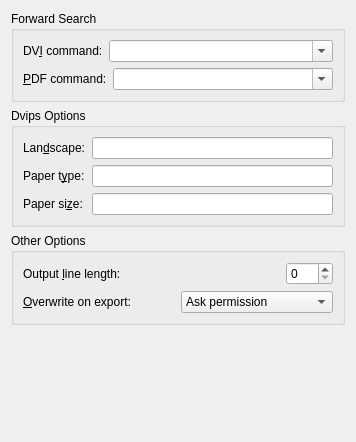
<?xml version="1.0" encoding="UTF-8"?>
<ui version="4.0">
 <class>PrefOutputUi</class>
 <widget class="QWidget" name="PrefOutputUi">
  <property name="geometry">
   <rect>
    <x>0</x>
    <y>0</y>
    <width>356</width>
    <height>442</height>
   </rect>
  </property>
  <property name="windowTitle">
   <string/>
  </property>
  <layout class="QVBoxLayout" name="verticalLayout_3">
   <item>
    <widget class="QGroupBox" name="groupBox">
     <property name="title">
      <string>Forward Search</string>
     </property>
     <property name="flat">
      <bool>true</bool>
     </property>
     <property name="checkable">
      <bool>false</bool>
     </property>
     <layout class="QVBoxLayout" name="verticalLayout">
      <item>
       <layout class="QHBoxLayout" name="horizontalLayout_3">
        <item>
         <widget class="QLabel" name="label">
          <property name="sizePolicy">
           <sizepolicy hsizetype="Preferred" vsizetype="Preferred">
            <horstretch>0</horstretch>
            <verstretch>0</verstretch>
           </sizepolicy>
          </property>
          <property name="text">
           <string>DV&amp;I command:</string>
          </property>
          <property name="buddy">
           <cstring>dviCB</cstring>
          </property>
         </widget>
        </item>
        <item>
         <widget class="QComboBox" name="dviCB">
          <property name="sizePolicy">
           <sizepolicy hsizetype="MinimumExpanding" vsizetype="Fixed">
            <horstretch>0</horstretch>
            <verstretch>0</verstretch>
           </sizepolicy>
          </property>
          <property name="inputMethodHints">
           <set>Qt::ImhPreferLatin</set>
          </property>
          <property name="editable">
           <bool>true</bool>
          </property>
          <property name="sizeAdjustPolicy">
           <enum>QComboBox::AdjustToContents</enum>
          </property>
         </widget>
        </item>
       </layout>
      </item>
      <item>
       <layout class="QHBoxLayout" name="horizontalLayout_5">
        <item>
         <widget class="QLabel" name="label_2">
          <property name="sizePolicy">
           <sizepolicy hsizetype="Preferred" vsizetype="Preferred">
            <horstretch>0</horstretch>
            <verstretch>0</verstretch>
           </sizepolicy>
          </property>
          <property name="text">
           <string>&amp;PDF command:</string>
          </property>
          <property name="buddy">
           <cstring>pdfCB</cstring>
          </property>
         </widget>
        </item>
        <item>
         <widget class="QComboBox" name="pdfCB">
          <property name="sizePolicy">
           <sizepolicy hsizetype="MinimumExpanding" vsizetype="Fixed">
            <horstretch>0</horstretch>
            <verstretch>0</verstretch>
           </sizepolicy>
          </property>
          <property name="inputMethodHints">
           <set>Qt::ImhPreferLatin</set>
          </property>
          <property name="editable">
           <bool>true</bool>
          </property>
          <property name="sizeAdjustPolicy">
           <enum>QComboBox::AdjustToContents</enum>
          </property>
         </widget>
        </item>
       </layout>
      </item>
     </layout>
    </widget>
   </item>
   <item>
    <widget class="QGroupBox" name="groupBox_2">
     <property name="title">
      <string>Dvips Options</string>
     </property>
     <property name="flat">
      <bool>true</bool>
     </property>
     <layout class="QGridLayout" name="gridLayout">
      <item row="1" column="2">
       <widget class="QLineEdit" name="printerPaperTypeED">
        <property name="toolTip">
         <string/>
        </property>
        <property name="inputMethodHints">
         <set>Qt::ImhPreferLatin</set>
        </property>
       </widget>
      </item>
      <item row="1" column="0">
       <widget class="QLabel" name="printerPaperTypeLA">
        <property name="text">
         <string>Paper t&amp;ype:</string>
        </property>
        <property name="buddy">
         <cstring>printerPaperTypeED</cstring>
        </property>
       </widget>
      </item>
      <item row="2" column="2">
       <widget class="QLineEdit" name="printerPaperSizeED">
        <property name="inputMethodHints">
         <set>Qt::ImhPreferLatin</set>
        </property>
       </widget>
      </item>
      <item row="2" column="0">
       <widget class="QLabel" name="printerPaperSizeLA">
        <property name="text">
         <string>Paper si&amp;ze:</string>
        </property>
        <property name="buddy">
         <cstring>printerPaperSizeED</cstring>
        </property>
       </widget>
      </item>
      <item row="0" column="2">
       <widget class="QLineEdit" name="printerLandscapeED">
        <property name="inputMethodHints">
         <set>Qt::ImhPreferLatin</set>
        </property>
       </widget>
      </item>
      <item row="0" column="0">
       <widget class="QLabel" name="printerLandscapeLA">
        <property name="text">
         <string>Lan&amp;dscape:</string>
        </property>
        <property name="buddy">
         <cstring>printerLandscapeED</cstring>
        </property>
       </widget>
      </item>
     </layout>
    </widget>
   </item>
   <item>
    <widget class="QGroupBox" name="groupBox_3">
     <property name="title">
      <string>Other Options</string>
     </property>
     <layout class="QVBoxLayout" name="verticalLayout_2">
      <item>
       <layout class="QHBoxLayout" name="horizontalLayout_6">
        <item>
         <widget class="QLabel" name="plaintextLinelengthLA">
          <property name="text">
           <string>Output &amp;line length:</string>
          </property>
          <property name="buddy">
           <cstring>plaintextLinelengthSB</cstring>
          </property>
         </widget>
        </item>
        <item>
         <widget class="QSpinBox" name="plaintextLinelengthSB">
          <property name="sizePolicy">
           <sizepolicy hsizetype="Fixed" vsizetype="Fixed">
            <horstretch>0</horstretch>
            <verstretch>0</verstretch>
           </sizepolicy>
          </property>
          <property name="toolTip">
           <string>The maximum line length of exported plain text/LaTeX/SGML files. If set to 0, paragraphs are output in a single line; if the line length is &gt; 0, paragraphs are separated by a blank line.</string>
          </property>
          <property name="maximum">
           <number>120</number>
          </property>
         </widget>
        </item>
       </layout>
      </item>
      <item>
       <layout class="QHBoxLayout" name="horizontalLayout_8">
        <item>
         <widget class="QLabel" name="label_4">
          <property name="text">
           <string>&amp;Overwrite on export:</string>
          </property>
          <property name="buddy">
           <cstring>overwriteCO</cstring>
          </property>
         </widget>
        </item>
        <item>
         <widget class="QComboBox" name="overwriteCO">
          <property name="toolTip">
           <string>What to do when existing files are going to be overwritten on export.</string>
          </property>
          <item>
           <property name="text">
            <string>Ask permission</string>
           </property>
          </item>
          <item>
           <property name="text">
            <string>Main file only</string>
           </property>
          </item>
          <item>
           <property name="text">
            <string>All files</string>
           </property>
          </item>
         </widget>
        </item>
       </layout>
      </item>
     </layout>
    </widget>
   </item>
   <item>
    <spacer name="verticalSpacer">
     <property name="orientation">
      <enum>Qt::Vertical</enum>
     </property>
     <property name="sizeHint" stdset="0">
      <size>
       <width>20</width>
       <height>43</height>
      </size>
     </property>
    </spacer>
   </item>
  </layout>
 </widget>
 <includes>
  <include location="local">qt_i18n.h</include>
 </includes>
 <resources/>
 <connections/>
</ui>
